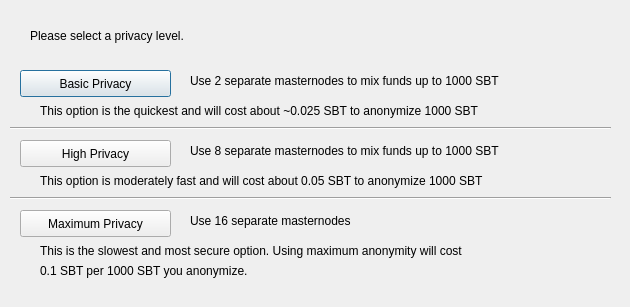
<?xml version="1.0" encoding="UTF-8"?>
<ui version="4.0">
 <class>DarksendConfig</class>
 <widget class="QDialog" name="DarksendConfig">
  <property name="geometry">
   <rect>
    <x>0</x>
    <y>0</y>
    <width>630</width>
    <height>307</height>
   </rect>
  </property>
  <property name="windowTitle">
   <string>Configure Darksend</string>
  </property>
  <widget class="QPushButton" name="buttonBasic">
   <property name="geometry">
    <rect>
     <x>20</x>
     <y>70</y>
     <width>151</width>
     <height>27</height>
    </rect>
   </property>
   <property name="text">
    <string>Basic Privacy</string>
   </property>
  </widget>
  <widget class="QPushButton" name="buttonHigh">
   <property name="geometry">
    <rect>
     <x>20</x>
     <y>140</y>
     <width>151</width>
     <height>27</height>
    </rect>
   </property>
   <property name="text">
    <string>High Privacy</string>
   </property>
  </widget>
  <widget class="QPushButton" name="buttonMax">
   <property name="geometry">
    <rect>
     <x>20</x>
     <y>210</y>
     <width>151</width>
     <height>27</height>
    </rect>
   </property>
   <property name="text">
    <string>Maximum Privacy</string>
   </property>
  </widget>
  <widget class="QLabel" name="label">
   <property name="geometry">
    <rect>
     <x>30</x>
     <y>20</y>
     <width>571</width>
     <height>31</height>
    </rect>
   </property>
   <property name="text">
    <string>Please select a privacy level.</string>
   </property>
  </widget>
  <widget class="QLabel" name="label_2">
   <property name="geometry">
    <rect>
     <x>190</x>
     <y>70</y>
     <width>421</width>
     <height>21</height>
    </rect>
   </property>
   <property name="text">
    <string>Use 2 separate masternodes to mix funds up to 1000 SBT</string>
   </property>
  </widget>
  <widget class="QLabel" name="label_3">
   <property name="geometry">
    <rect>
     <x>190</x>
     <y>140</y>
     <width>411</width>
     <height>21</height>
    </rect>
   </property>
   <property name="text">
    <string>Use 8 separate masternodes to mix funds up to 1000 SBT</string>
   </property>
  </widget>
  <widget class="QLabel" name="label_4">
   <property name="geometry">
    <rect>
     <x>190</x>
     <y>210</y>
     <width>421</width>
     <height>21</height>
    </rect>
   </property>
   <property name="text">
    <string>Use 16 separate masternodes</string>
   </property>
  </widget>
  <widget class="QLabel" name="label_6">
   <property name="geometry">
    <rect>
     <x>40</x>
     <y>100</y>
     <width>561</width>
     <height>21</height>
    </rect>
   </property>
   <property name="text">
    <string>This option is the quickest and will cost about ~0.025 SBT to anonymize 1000 SBT</string>
   </property>
  </widget>
  <widget class="QLabel" name="label_7">
   <property name="geometry">
    <rect>
     <x>40</x>
     <y>170</y>
     <width>561</width>
     <height>21</height>
    </rect>
   </property>
   <property name="text">
    <string>This option is moderately fast and will cost about 0.05 SBT to anonymize 1000 SBT</string>
   </property>
  </widget>
  <widget class="QLabel" name="label_8">
   <property name="geometry">
    <rect>
     <x>40</x>
     <y>240</y>
     <width>561</width>
     <height>21</height>
    </rect>
   </property>
   <property name="text">
    <string>This is the slowest and most secure option. Using maximum anonymity will cost</string>
   </property>
  </widget>
  <widget class="QLabel" name="label_9">
   <property name="geometry">
    <rect>
     <x>40</x>
     <y>260</y>
     <width>561</width>
     <height>21</height>
    </rect>
   </property>
   <property name="text">
    <string>0.1 SBT per 1000 SBT you anonymize.</string>
   </property>
  </widget>
  <widget class="Line" name="line">
   <property name="geometry">
    <rect>
     <x>10</x>
     <y>120</y>
     <width>601</width>
     <height>16</height>
    </rect>
   </property>
   <property name="orientation">
    <enum>Qt::Horizontal</enum>
   </property>
  </widget>
  <widget class="Line" name="line_2">
   <property name="geometry">
    <rect>
     <x>10</x>
     <y>190</y>
     <width>601</width>
     <height>16</height>
    </rect>
   </property>
   <property name="orientation">
    <enum>Qt::Horizontal</enum>
   </property>
  </widget>
 </widget>
 <resources/>
 <connections/>
</ui>
